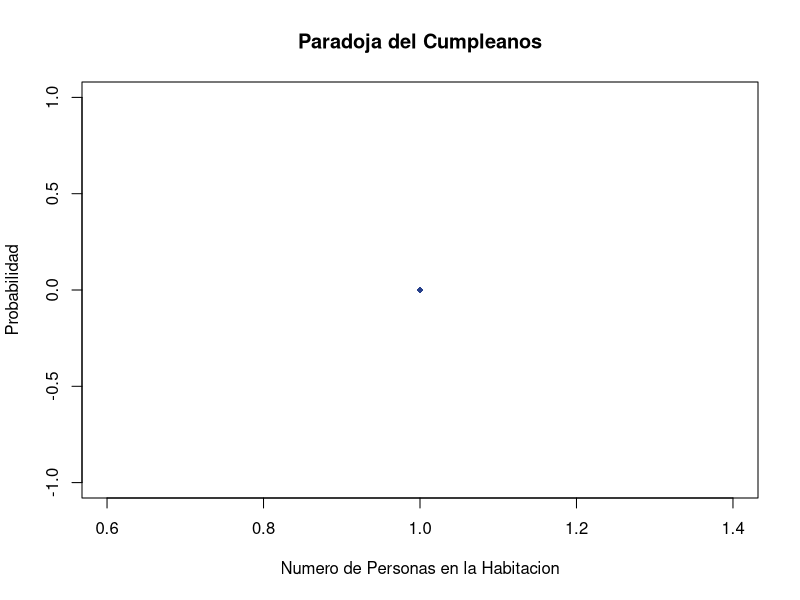
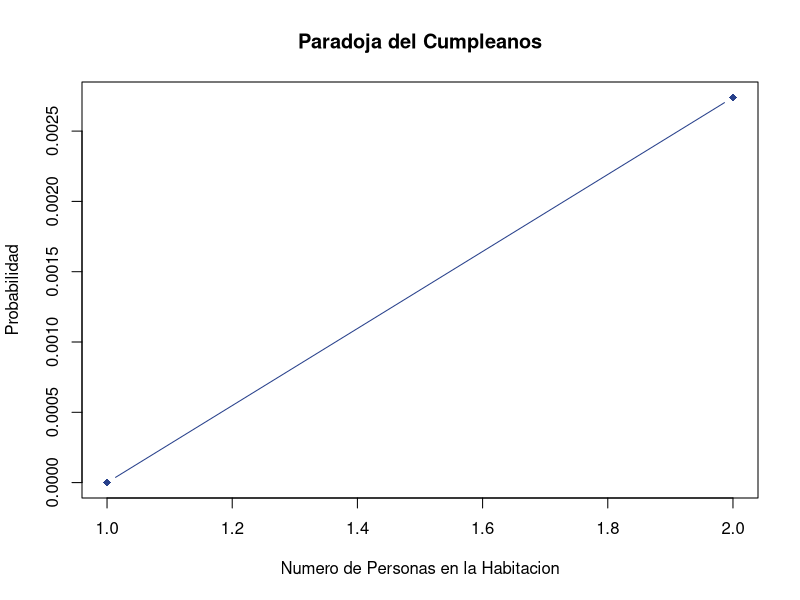
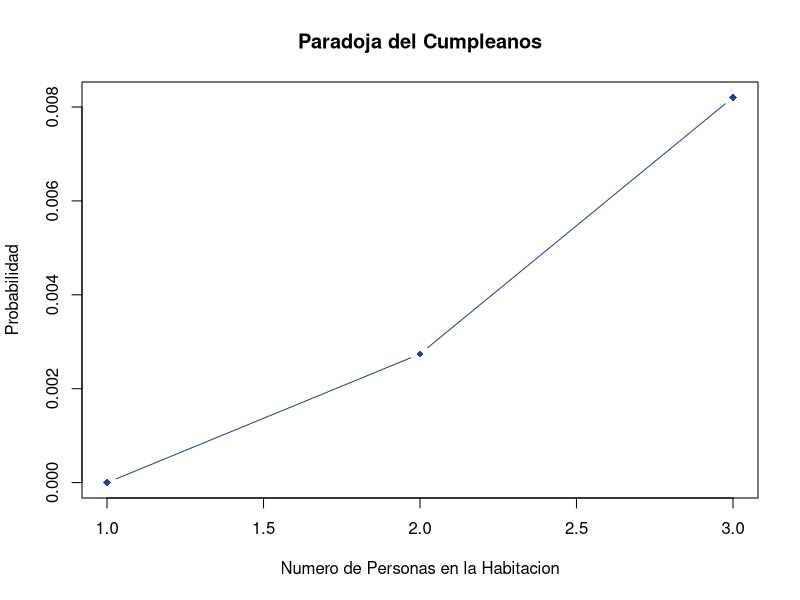
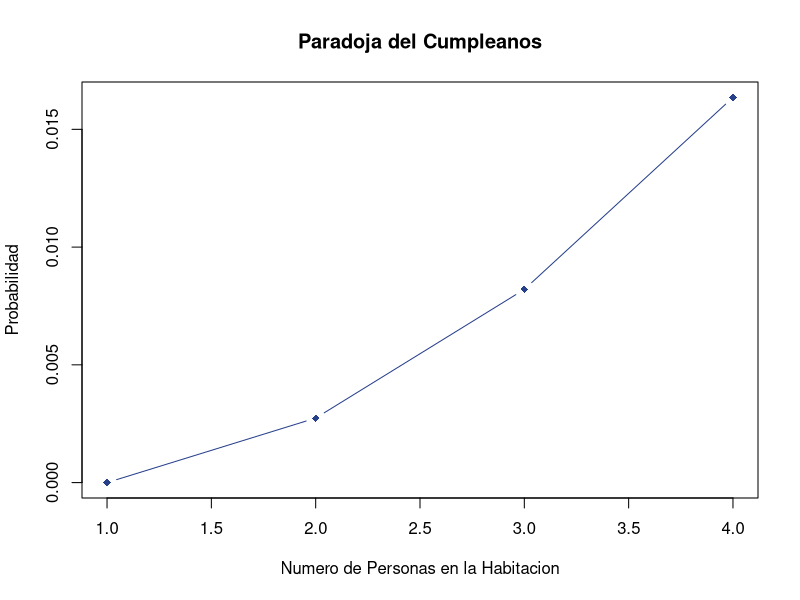
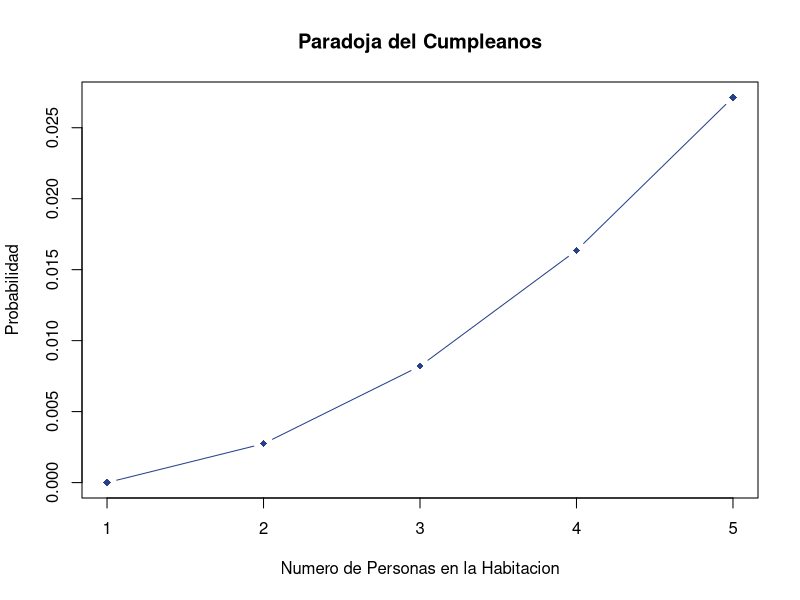
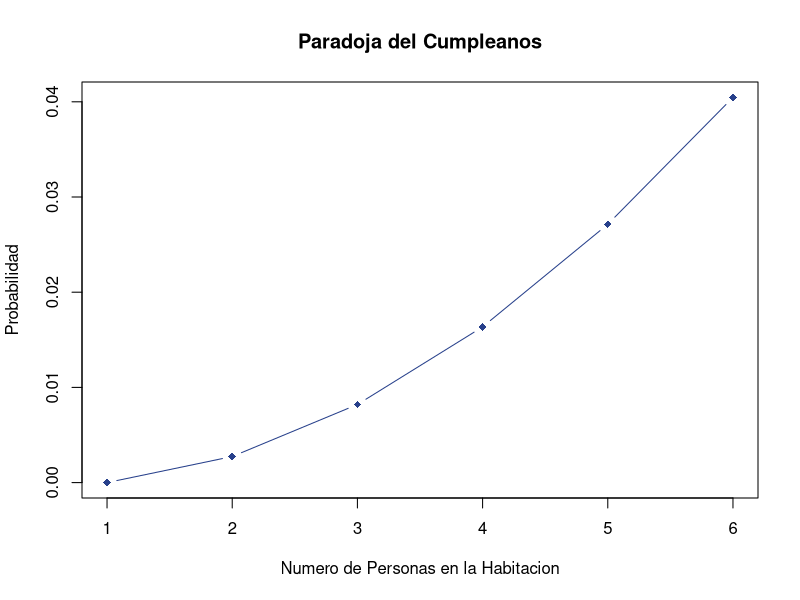
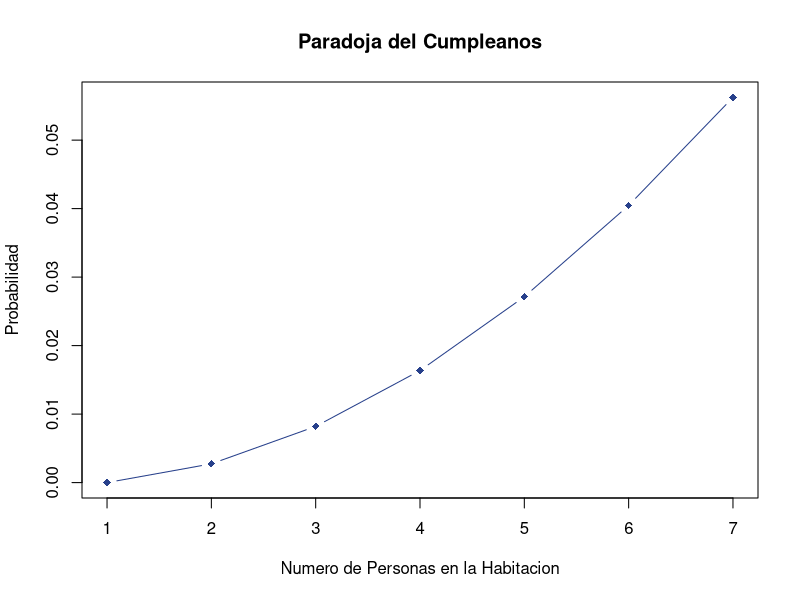
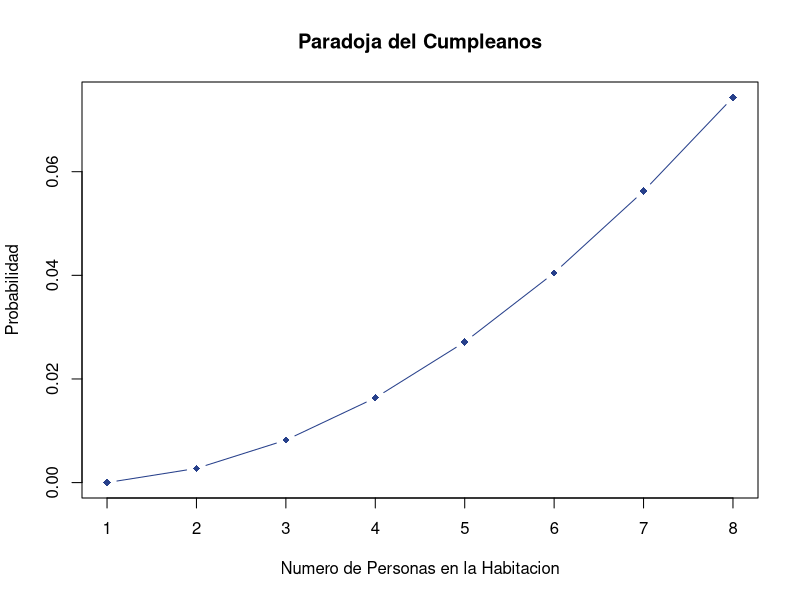

Reproduce these figures in R, in order. (Note: this script raises an error after producing the figures.)

#------------------------------------------------------#
# Diana Carolina Arias Cod. 1528008
# Cesar Andres Saavedra Cod. 1628466
# Simulacion Estadistica
# Tarea No. 2
#------------------------------------------------------#
########################################################
########################################################
#------------------------Punto1------------------------#
#---Situacion A---#
count_bueno<-function (data,n){
  y<-0
  x<-sample(data,n,replace=F)
  for(i in 1:n){
    if(x[i]=="Buen_Estado"){
      y[i]<-1
    }else{
      y[i]<-0
    }
  }
  all_sum<-sum(y,na.rm=T)
  if(all_sum==n){
    return(1)
  }else{return(0)}
}

aprox_x<-function(n_simul){
  x<-0
  for(i in 1:n_simul){
    x[i]<-count_bueno(chips_memoria,5)
  }
  y<-sum(x)/length(x)
  return(y)
}

chips_memoria<-c(rep('Buen_Estado',90),rep('Danados',10))
aprox_x(100)


#---Situacion B---#
dhyper(5,90,10,5,log=F)


#------------------------Punto2------------------------#
#---Situacion A---#
prob <- matrix(200)
nsim=25
total=1
for (i in 1:nsim){
  total=total*((366-i)/365)
  prob[i] <- 1-total
  plot(prob, xlab="Numero de Personas en la Habitacion", ylab="Probabilidad", 
       main="Paradoja del Cumpleanos", pch=18, type="b", col="royalblue4")
}
print(prob)

#---Situacion B---#
cuartos = 100000
personas = 1
asfd <- matrix(NA)

for(i in 1:nsim){
  personas  = personas*((100001-i)/cuartos)
  asfd[i]<- personas
}
cuartos<-100
x<-0
matrix<- matrix(NA)
for(i in 1:25){
  matrix[i] <- sample(cuartos,1)
}
matrix
print(asfd)

#------------------------Punto3------------------------#
#---Situacion A---#
sample(1:100,5)
choose(100,5)

#---Situacion B---#
dhyper(2,90,10,5)
(choose(90,2)*choose(10,3))/choose(100,5)

#---Situacion C---#
chips.memoria<-rhyper(100,90,10,5)
mean(chips.memoria)
var(chips.memoria)

#---Situacion D---#
sum((0:5)*dhyper(0:5,90,10,5))

#------------------------Punto4------------------------#
#---Situacion A---#
a=c(5,6,7,6,8,7)
length(a)
unique(a)
length(unique(a))
length(a)-length(unique(a))
duplicated(a)
length(duplicated(a))
sum(duplicated(a))

#---Situacion B---#

#------------------------Punto5------------------------#
#---Situacion A---#
dado <- c(1:6)
sample(dado,3,replace=T)

sim1 = 10
sim2 = 100
sim3 = 1000
conteo1 <- 0
conteo2 <- 0
conteo3 <- 0

# Para 10 simulaciones
for (j in 1:sim1){
  lanzamiento1 <- sample(dado,3,replace=T)
  total = 0
  for(i in 1:3){
    if(lanzamiento1[i]== "6"){
      total=total+1}
    else{total=total}
  }
  conteo1[j]=total
}

# Para 100 simulaciones 
for (j in 1:sim2){
  lanzamiento2 <- sample(dado,3,replace=T)
  total = 0
  for(i in 1:3){
    if(lanzamiento2[i]== "6"){
      total=total+1}
    else{total=total}
  }
  conteo2[j]=total
}

# Para 1000 simulaciones 
for (j in 1:sim3){
  lanzamiento3 <- sample(dado,300,replace=T)
  total = 0
  for(i in 1:3){
    if(lanzamiento3[i]== "6"){
      total=total+1}
    else{total=total}
  }
  conteo3[j]=total
}

#par(mfrow=c(3,1))
plot(conteo1, pch=10, col="royalblue4" ,main="Lanzamiento de 3 Dados para 10 Simulaciones", 
     xlab="Numero de Lanzamientos", ylab="Cantindad de '6' obtenidos", bty="n", cex=2)
plot(conteo2, pch=10, col="royalblue4", main="Lanzamiento de 3 Dados para 100 Simulaciones", 
     xlab="Numero de Lanzamientos", ylab="Cantindad de '6' obtenidos", bty="n", cex=2)
plot(conteo3, pch=10, col="royalblue4", main="Lanzamiento de 3 Dados para 1000 Simulaciones", 
     xlab="Numero de Lanzamientos", ylab="Cantindad de '6' obtenidos", bty="n", cex=2)

#------------------------Punto6------------------------#
#---Binomial---#
Nsim1=100
matriz1=matrix(200)
for(i in 1:Nsim1){
  dbinom=dbinom(i,100,0.1)
  matriz1[i]=dbinom
  plot(matriz1, main="Binomial (100, 0.1)", xlab="Numero de Simulaciones", ylab="", pch=18, col="royalblue4", bty="n", cex=2, type="b")}
for(i in 1:Nsim1){
  dbinom=dbinom(i,100,0.9)
  matriz1[i]=dbinom
  plot(matriz1, main="Binomial (100, 0.9)", xlab="Numero de Simulaciones", ylab="", pch=18, col="royalblue4", bty="n", cex=2, type="s")}

#---Poisson---#
Nsim2=100
matriz2=matrix(200)
for(j in 1:Nsim2){
  dpois1=dpois(j,lambda=10)
  matriz2[j]=dpois1
  plot(matriz2, main="Poisson para Lambda=10", xlab="Numero de Simulaciones", ylab="", pch=18, col="royalblue4", bty="n", cex=2, type="b")}
for(j in 1:Nsim2){
  dpois3=dpois(j,lambda=30)
  matriz2[j]=dpois3
  plot(matriz2, main="Poisson para Lambda=30", xlab="Numero de Simulaciones", ylab="", pch=18, col="tomato4", bty="n", cex=2, type="b")}

#---Hipergeometrica---#
Nsim3=100
matriz3=matrix(200)
for(i in 1:Nsim3){
  dhypher=dhyper(i,90,10,5)
  matriz3[i]=dhyper
  plot(matriz3)}
for(i in 1:Nsim3){
  dhypher=dhyper(i,70,30,5)
  matriz3[i]=dhyper
  plot(matriz3)}

#---Binomial Negativa---#
Nsim4=100
matriz4=matrix(200)

for(i in 1:Nsim4){
  dnbinom=dnbinom(i,100,0.2)
  matriz4[i]=dnbinom
  plot(matriz4)}
for(i in 1:Nsim4){
  dnbinom=dnbinom(i,100,0.8)
  matriz4[i]=dnbinom
  plot(matriz4)}

#---Normal---#
Nsim5=100
matriz5=matrix(200)
for(i in 1:Nsim5){
  dnorm=dnorm(i,50,5)
  matriz5[i]=dnorm
  plot(matriz5)}
for(i in 1:Nsim5){
  dnorm=dnorm(i,100,5)
  matriz5[i]=dnorm
  plot(matriz5)}

#---Gamma---#

#---Weibull---#

#------------------------Punto7------------------------#
#---Situacion A---#
Combinaciones <- choose(52,5)
SinAs <- choose(48,5)
pro <- SinAs/Combinaciones

#---Situacion B---#
baraja <- c('AC','AD','AP','AT','2C','2D','2P','2T','3C','3D','3P','3T','4C','4D','4P','4T',
            '5C','5D','5P','5T','6C','6D','6P','6T','7C','7D','7P','7T','8C','8D','8P','8T',
            '9C','9D','9P','9T','10C','10D','10P','10T','JC','JD','JP','JT','KC','KD','KP','KT','QC','QD','QP','QT')
sample(baraja,5,F)



#------------------------Punto8------------------------#
b = pi/4                                
a = 0      
integral = (b-a)*mean(log(1+(tan(runif(100000, min=a, max=b)))^2)) 
integral


